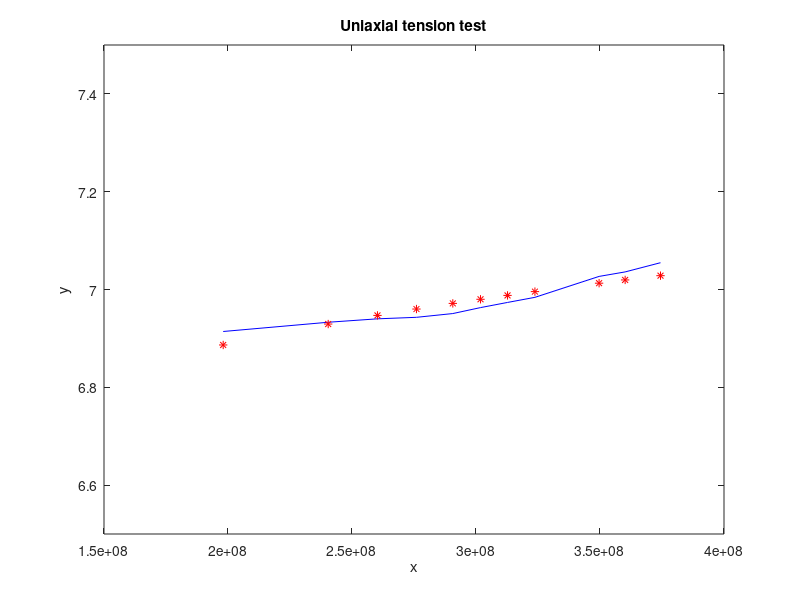

Here is the MATLAB script that generated this plot:
clearvars
close all
clc

% Our data and values
F = [24.6 29.3 31.5 33.3 34.8 35.7 36.6 37.5 38.8 39.6 40.4];
L = [12.58 12.82 12.91 12.95 13.05 13.21 13.35 13.49 14.08 14.21 14.48];
A_0 = 1.25*10^(-4);
L_0 = 0.0125;

% Calculating x and y
x = (1/(A_0*L_0))*F.*L;
y = log(L./L_0);

% Calculating the coefficients
nx = length(x);
sum_x = sum(log(x));
sum_x2 = sum(log(x).*(log(x)));
sum_y = sum(log(y));
sum_xy = sum(log(x).*(log(y)));

a_0 = (sum_x2*sum_y - sum_xy*sum_x)/(nx*sum_x2 - (sum_x)^2);
a_1 = (nx*sum_xy - sum_x*sum_y)/(nx*sum_x2 - (sum_x)^2);

% Defining our values and functions
K = exp(a_0)
m = a_1
log_y = m.*log(x) + log(K);

% Plotting
figure(1)
plot(x,y, 'b')
hold on
plot(x,exp(log_y), 'r*');
ylim([6.5 7.5]);
xlabel('x');
ylabel('y');
title('Uniaxial tension test');




